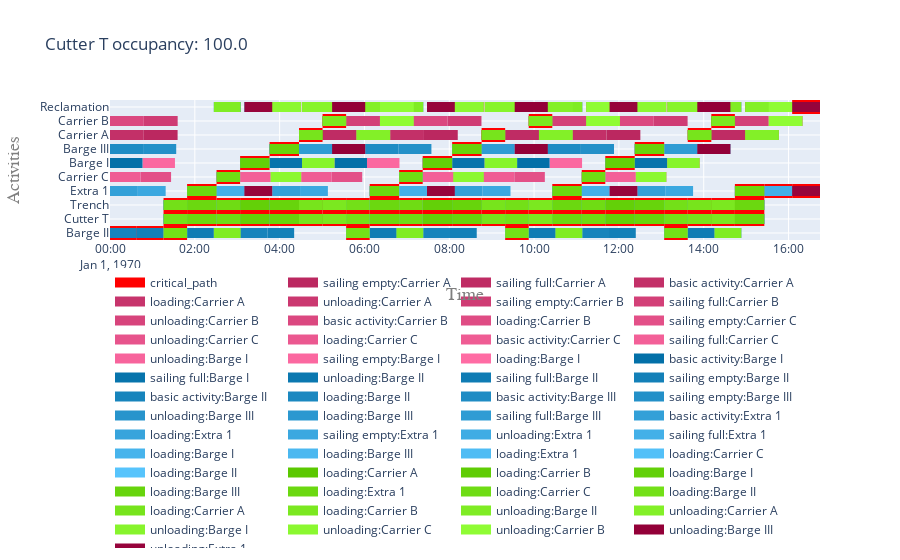

The code cell stored with this chart in its notebook:
### Code cell
i = 6 # many barges: 100% cutter config
vessels = results[i]['vessels']
activities = results[i]['activities']
cutter = vessels[cutter_name]
to_site = results[i][to_site_name]
from_site = results[i][from_site_name]
  
my_objects = list(vessels.values()) + [from_site, to_site]
my_activities = list(activities.values())
my_log = CpLog(list_objects=my_objects, list_activities=my_activities)
dependencies = my_log.get_dependencies_model_based()
# dependencies = my_log.get_dependencies_log_based()
cp = my_log.mark_critical_activities(dependencies)
df = occupancy_analysis(vessels, cutter, activities,vessel_cost)
t = f'{cutter_name} occupancy: ' + str(df.loc[cutter_name]['occupancy [%]'])
fig = get_gantt_chart(concepts=my_objects, critical_path=cp, id_map=activities, title=t)
